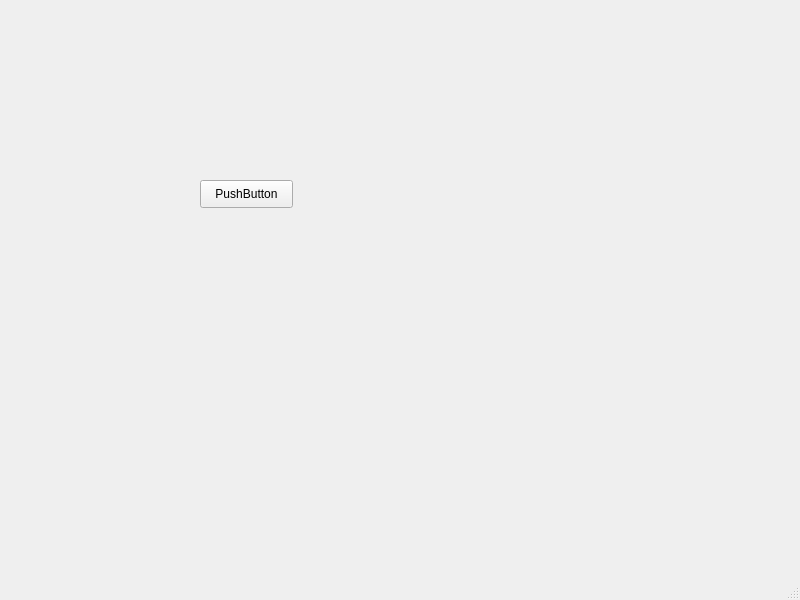
<?xml version="1.0" encoding="UTF-8"?>
<ui version="4.0">
 <class>DCMapp</class>
 <widget class="QMainWindow" name="DCMapp">
  <property name="geometry">
   <rect>
    <x>0</x>
    <y>0</y>
    <width>800</width>
    <height>600</height>
   </rect>
  </property>
  <property name="windowTitle">
   <string>DCMapp</string>
  </property>
  <widget class="QWidget" name="centralwidget">
   <widget class="QPushButton" name="pushButton">
    <property name="geometry">
     <rect>
      <x>200</x>
      <y>180</y>
      <width>93</width>
      <height>28</height>
     </rect>
    </property>
    <property name="text">
     <string>PushButton</string>
    </property>
   </widget>
  </widget>
  <widget class="QMenuBar" name="menubar">
   <property name="geometry">
    <rect>
     <x>0</x>
     <y>0</y>
     <width>800</width>
     <height>26</height>
    </rect>
   </property>
  </widget>
  <widget class="QStatusBar" name="statusbar"/>
 </widget>
 <resources/>
 <connections/>
</ui>
